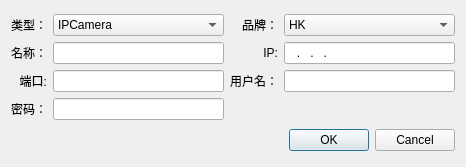
<?xml version="1.0" encoding="UTF-8"?>
<ui version="4.0">
 <class>CameraDetailDialog</class>
 <widget class="QDialog" name="CameraDetailDialog">
  <property name="geometry">
   <rect>
    <x>0</x>
    <y>0</y>
    <width>466</width>
    <height>167</height>
   </rect>
  </property>
  <property name="windowTitle">
   <string>Dialog</string>
  </property>
  <layout class="QVBoxLayout" name="verticalLayout">
   <item>
    <layout class="QGridLayout" name="gridLayout">
     <item row="2" column="3">
      <widget class="QLineEdit" name="editUserName"/>
     </item>
     <item row="3" column="1">
      <widget class="QLineEdit" name="editPassword">
       <property name="echoMode">
        <enum>QLineEdit::Password</enum>
       </property>
      </widget>
     </item>
     <item row="0" column="3">
      <widget class="QComboBox" name="cmbBand">
       <item>
        <property name="text">
         <string>HK</string>
        </property>
       </item>
       <item>
        <property name="text">
         <string>DH</string>
        </property>
       </item>
      </widget>
     </item>
     <item row="2" column="0">
      <widget class="QLabel" name="label_2">
       <property name="text">
        <string>端口:</string>
       </property>
       <property name="alignment">
        <set>Qt::AlignRight|Qt::AlignTrailing|Qt::AlignVCenter</set>
       </property>
      </widget>
     </item>
     <item row="0" column="1">
      <widget class="QComboBox" name="cmbType">
       <item>
        <property name="text">
         <string>IPCamera</string>
        </property>
       </item>
       <item>
        <property name="text">
         <string>USBCamera</string>
        </property>
       </item>
      </widget>
     </item>
     <item row="1" column="1">
      <widget class="QLineEdit" name="editName"/>
     </item>
     <item row="1" column="3">
      <widget class="QLineEdit" name="editIP">
       <property name="inputMask">
        <string>000.000.000.000</string>
       </property>
      </widget>
     </item>
     <item row="1" column="0">
      <widget class="QLabel" name="label">
       <property name="text">
        <string>名称：</string>
       </property>
       <property name="alignment">
        <set>Qt::AlignRight|Qt::AlignTrailing|Qt::AlignVCenter</set>
       </property>
      </widget>
     </item>
     <item row="0" column="0">
      <widget class="QLabel" name="label_6">
       <property name="text">
        <string>类型：</string>
       </property>
       <property name="alignment">
        <set>Qt::AlignRight|Qt::AlignTrailing|Qt::AlignVCenter</set>
       </property>
      </widget>
     </item>
     <item row="0" column="2">
      <widget class="QLabel" name="label_7">
       <property name="text">
        <string>品牌：</string>
       </property>
       <property name="alignment">
        <set>Qt::AlignRight|Qt::AlignTrailing|Qt::AlignVCenter</set>
       </property>
      </widget>
     </item>
     <item row="2" column="1">
      <widget class="QLineEdit" name="editPort"/>
     </item>
     <item row="2" column="2">
      <widget class="QLabel" name="label_5">
       <property name="text">
        <string>用户名：</string>
       </property>
       <property name="alignment">
        <set>Qt::AlignRight|Qt::AlignTrailing|Qt::AlignVCenter</set>
       </property>
      </widget>
     </item>
     <item row="3" column="0">
      <widget class="QLabel" name="label_3">
       <property name="text">
        <string>密码：</string>
       </property>
       <property name="alignment">
        <set>Qt::AlignRight|Qt::AlignTrailing|Qt::AlignVCenter</set>
       </property>
      </widget>
     </item>
     <item row="1" column="2">
      <widget class="QLabel" name="label_4">
       <property name="text">
        <string>IP:</string>
       </property>
       <property name="alignment">
        <set>Qt::AlignRight|Qt::AlignTrailing|Qt::AlignVCenter</set>
       </property>
      </widget>
     </item>
    </layout>
   </item>
   <item>
    <layout class="QHBoxLayout" name="horizontalLayout">
     <item>
      <spacer name="horizontalSpacer">
       <property name="orientation">
        <enum>Qt::Horizontal</enum>
       </property>
       <property name="sizeHint" stdset="0">
        <size>
         <width>40</width>
         <height>20</height>
        </size>
       </property>
      </spacer>
     </item>
     <item>
      <widget class="QDialogButtonBox" name="buttonBox">
       <property name="orientation">
        <enum>Qt::Horizontal</enum>
       </property>
       <property name="standardButtons">
        <set>QDialogButtonBox::Cancel|QDialogButtonBox::Ok</set>
       </property>
      </widget>
     </item>
    </layout>
   </item>
  </layout>
 </widget>
 <resources/>
 <connections>
  <connection>
   <sender>buttonBox</sender>
   <signal>accepted()</signal>
   <receiver>CameraDetailDialog</receiver>
   <slot>accept()</slot>
   <hints>
    <hint type="sourcelabel">
     <x>248</x>
     <y>254</y>
    </hint>
    <hint type="destinationlabel">
     <x>157</x>
     <y>274</y>
    </hint>
   </hints>
  </connection>
  <connection>
   <sender>buttonBox</sender>
   <signal>rejected()</signal>
   <receiver>CameraDetailDialog</receiver>
   <slot>reject()</slot>
   <hints>
    <hint type="sourcelabel">
     <x>316</x>
     <y>260</y>
    </hint>
    <hint type="destinationlabel">
     <x>286</x>
     <y>274</y>
    </hint>
   </hints>
  </connection>
 </connections>
</ui>
